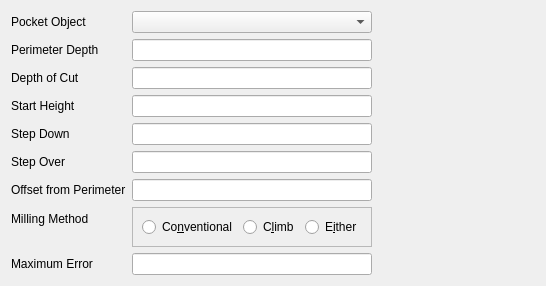
     <widget class="QWidget" name="page_5">
      <layout class="QHBoxLayout" name="horizontalLayout_18">
       <item>
        <layout class="QFormLayout" name="formLayout_4">
         <item row="0" column="0">
          <widget class="QLabel" name="pocket2DObjectL">
           <property name="text">
            <string>Pocket Object</string>
           </property>
          </widget>
         </item>
         <item row="0" column="1">
          <widget class="QComboBox" name="pocket2DObjectCB">
           <property name="toolTip">
            <string>Select the object that defines the
perimeter(s) of the pocket(s)
to be removed.</string>
           </property>
          </widget>
         </item>
         <item row="1" column="0">
          <widget class="QLabel" name="pocket2DPerimeterDepthL">
           <property name="text">
            <string>Perimeter Depth</string>
           </property>
          </widget>
         </item>
         <item row="1" column="1">
          <widget class="QLineEdit" name="pocket2DPerimeterDepthE">
           <property name="toolTip">
            <string>Specify the distance below the Z-origin
where the object perimeter will be defined.</string>
           </property>
          </widget>
         </item>
         <item row="2" column="0">
          <widget class="QLabel" name="pocket2DDepthOfCutL">
           <property name="toolTip">
            <string>Enter the distance to step over
with each pass.</string>
           </property>
           <property name="text">
            <string>Depth of Cut</string>
           </property>
          </widget>
         </item>
         <item row="2" column="1">
          <widget class="QLineEdit" name="pocket2DDepthOfCutE">
           <property name="toolTip">
            <string>Enter the distance from the z-axis origin
to the bottom of the pocket./nNote - a positive value is entered even cutting
goes down from the z origin.</string>
           </property>
          </widget>
         </item>
         <item row="3" column="0">
          <widget class="QLabel" name="pocket2DStartHeightL">
           <property name="text">
            <string>Start Height</string>
           </property>
          </widget>
         </item>
         <item row="3" column="1">
          <widget class="QLineEdit" name="pocket2DStartHeightE">
           <property name="toolTip">
            <string>Specifies the height relative to the Z-axis
origin were cutting starts.</string>
           </property>
          </widget>
         </item>
         <item row="4" column="0">
          <widget class="QLabel" name="pocket2DStepDownL">
           <property name="text">
            <string>Step Down</string>
           </property>
          </widget>
         </item>
         <item row="4" column="1">
          <widget class="QLineEdit" name="pocket2DStepDownE">
           <property name="toolTip">
            <string>Enter the distance to step down
with each pass.</string>
           </property>
          </widget>
         </item>
         <item row="5" column="0">
          <widget class="QLabel" name="pocket2DStepOverL">
           <property name="text">
            <string>Step Over</string>
           </property>
          </widget>
         </item>
         <item row="5" column="1">
          <widget class="QLineEdit" name="pocket2DStepOverE">
           <property name="toolTip">
            <string>Enter the distance to step over
with each pass.</string>
           </property>
          </widget>
         </item>
         <item row="6" column="0">
          <widget class="QLabel" name="pocket2DOffsetFromPerimeterL">
           <property name="text">
            <string>Offset from Perimeter</string>
           </property>
          </widget>
         </item>
         <item row="6" column="1">
          <widget class="QLineEdit" name="pocket2DOffsetFromPerimeterE">
           <property name="toolTip">
            <string>The distance that the edge of the cut
will be from the perimeter.
A value of zero means that
the center of the bit will be
on the perimeter.</string>
           </property>
          </widget>
         </item>
         <item row="7" column="0">
          <widget class="QLabel" name="pocket2DMillingMethodL">
           <property name="text">
            <string>Milling Method</string>
           </property>
          </widget>
         </item>
         <item row="7" column="1">
          <widget class="QFrame" name="frame_25">
           <property name="frameShape">
            <enum>QFrame::StyledPanel</enum>
           </property>
           <property name="frameShadow">
            <enum>QFrame::Raised</enum>
           </property>
           <layout class="QHBoxLayout" name="horizontalLayout_17">
            <item>
             <widget class="QRadioButton" name="pocket2DConventionalRB">
              <property name="toolTip">
               <string>Cutting front edge turns away from the material.</string>
              </property>
              <property name="text">
               <string>Co&amp;nventional</string>
              </property>
             </widget>
            </item>
            <item>
             <widget class="QRadioButton" name="pocket2DClimbRB">
              <property name="toolTip">
               <string>Cutting front edge turns towards the material.</string>
              </property>
              <property name="text">
               <string>C&amp;limb</string>
              </property>
             </widget>
            </item>
            <item>
             <widget class="QRadioButton" name="pocket2DEitherRB">
              <property name="toolTip">
               <string>System chooses the milling method.</string>
              </property>
              <property name="text">
               <string>E&amp;ither</string>
              </property>
             </widget>
            </item>
           </layout>
          </widget>
         </item>
         <item row="8" column="0">
          <widget class="QLabel" name="pocket2DMaximumErrorL">
           <property name="text">
            <string>Maximum Error</string>
           </property>
          </widget>
         </item>
         <item row="8" column="1">
          <widget class="QLineEdit" name="pocket2DMaximumErrorE">
           <property name="toolTip">
            <string>The distance that bit can deviate from the exact path.
Higher values greatly reduce the size of the
resulting GCode file and reduce cutting time.</string>
           </property>
          </widget>
         </item>
        </layout>
       </item>
       <item>
        <spacer name="horizontalSpacer_6">
         <property name="orientation">
          <enum>Qt::Horizontal</enum>
         </property>
         <property name="sizeHint" stdset="0">
          <size>
           <width>163</width>
           <height>20</height>
          </size>
         </property>
        </spacer>
       </item>
      </layout>
     </widget>
